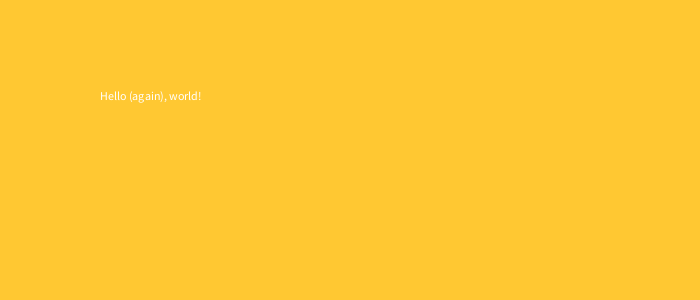
Frame 1 (no input)
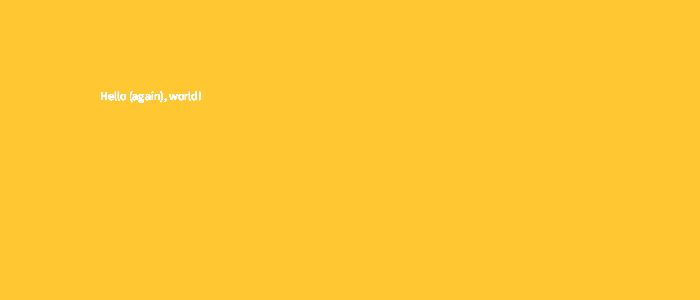
Frame 60 (the mouse pressed at the canvas centre just before this capture)
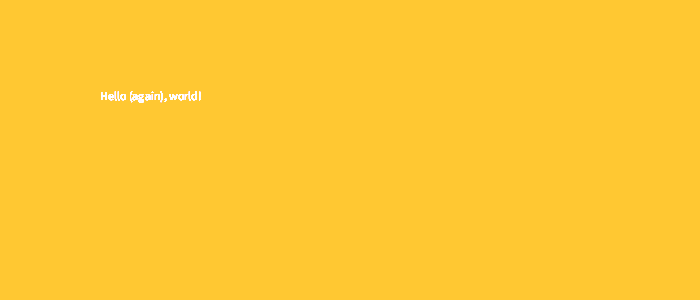
Frame 120 (the mouse held since frame 60 and released just before this capture)

The Processing sketch that drew these frames (run headless with seeded random() and noise(); from frame 60 on, the mouse is pressed at the canvas centre):

// Processing sketch: HelloWorld_EMM
// ── HelloWorld_EMM.pde
void setup()
{
  size(700,300);
  background(255, 200, 50);
  stroke(255);
} // setup

void draw()
{
  text("Hello (again), world!", 100, 100);
} // draw
